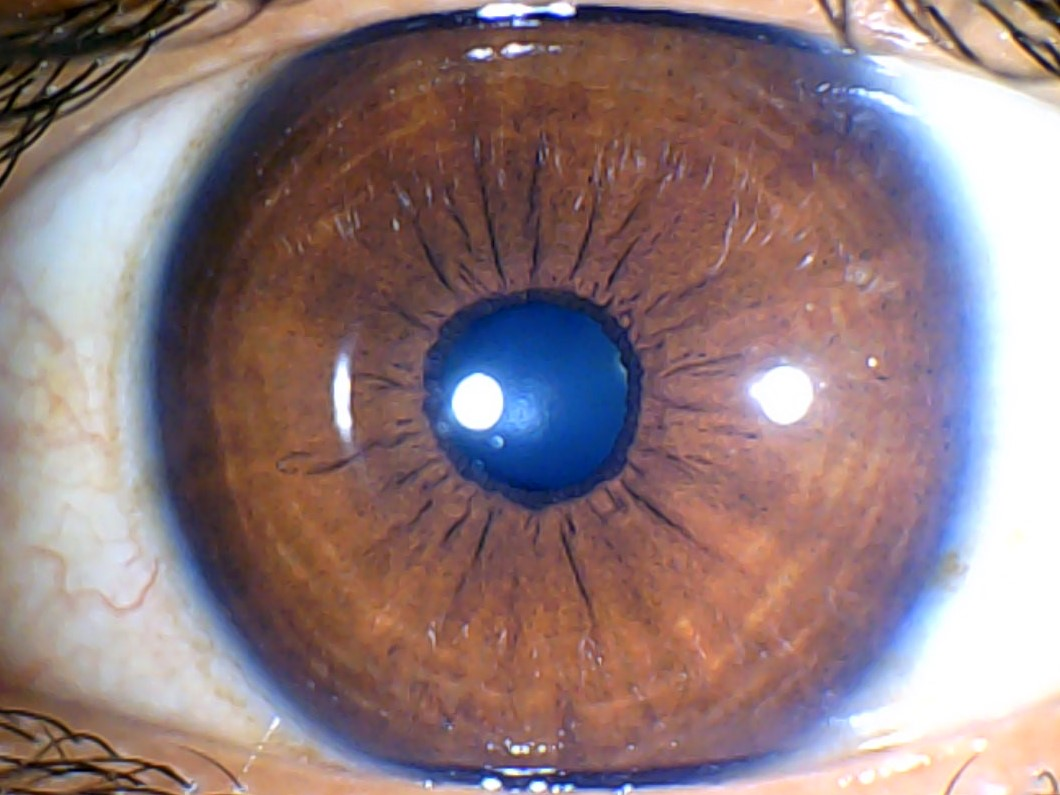
//> input picture data/1.jpg, 1060 x 795 px
$ ./Source   (built with g++ and OpenCV 4)
//> lines starting //> are read from the running program, lines starting //| are printed output that depends on the picture
#include <algorithm>
#include <conio.h>
#include <iostream>

//OpenCV headers
#include "opencv2/highgui.hpp"
#include "opencv2/imgcodecs.hpp"
#include "opencv2/imgproc.hpp"
#include "opencv2/photo.hpp"

using namespace cv;
using namespace std;


//main func
int main(int argc, char **argv)
{
	//image Matrix
	Mat src;
	Mat srcEdited;


	//get image
	string img_path = "../data/1.jpg";
	src = imread(img_path);
//> src is the input picture: 795 rows x 1060 cols, CV_8UC3; mean B, G, R 125.7, 123.2, 144.6
	if (src.empty())
	{
		cout << "Image (" << img_path << ") Not Found!" << endl;
		_getch();
		return -1;
	}

	//invert the image
	srcEdited = ~src;
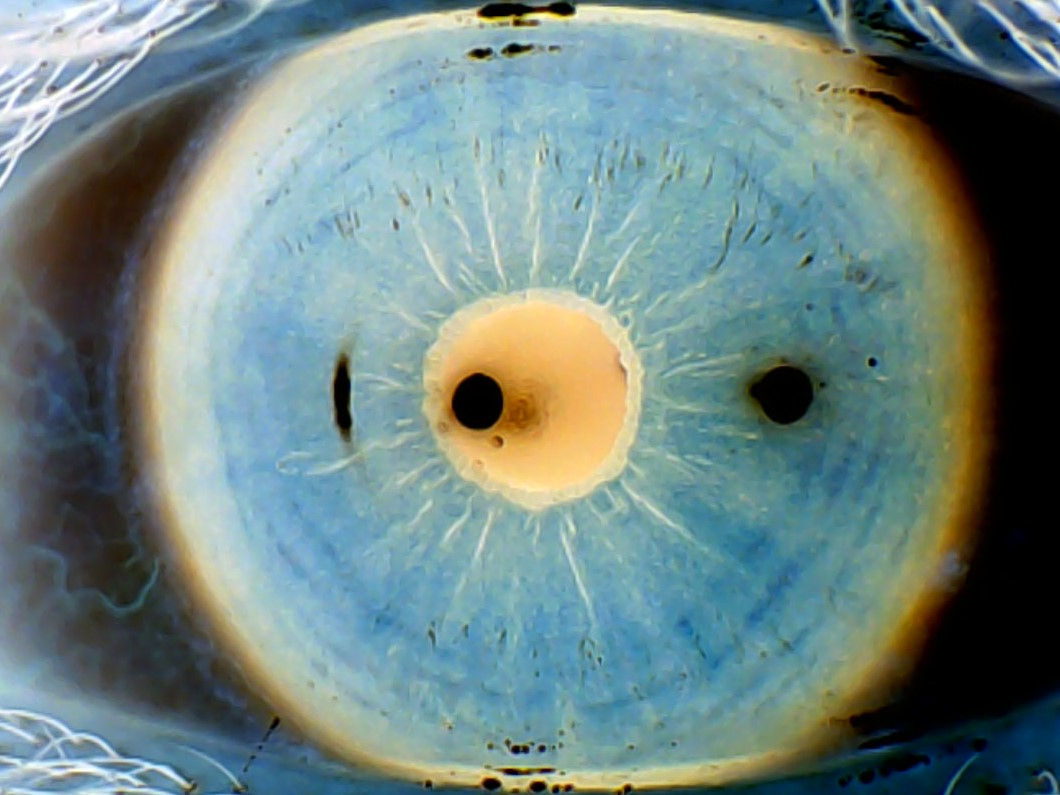
//> srcEdited: 795 rows x 1060 cols, CV_8UC3; mean B, G, R 129.3, 131.8, 110.4

	//image to grayscale
	cvtColor(src, srcEdited, CV_RGB2GRAY);
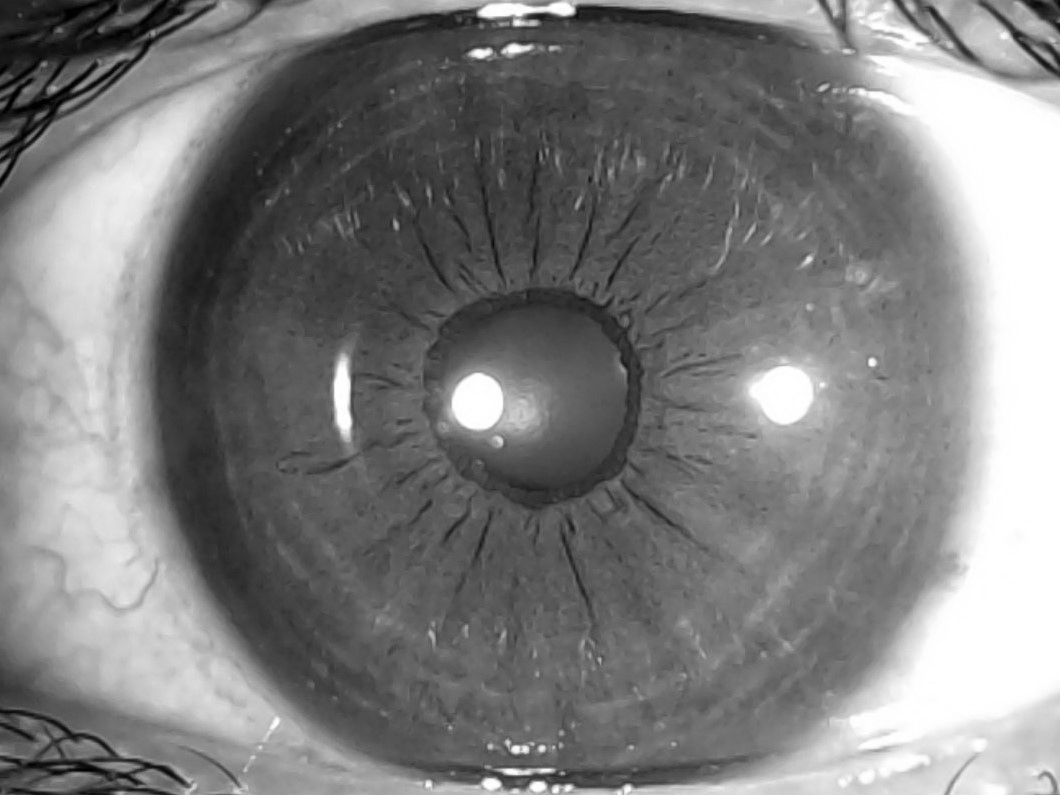
//> srcEdited: 795 rows x 1060 cols, CV_8UC1; min 0, max 255, mean 126.4

	namedWindow("Image Original", WINDOW_AUTOSIZE);
	imshow("Image Original", src);
	namedWindow("Image Edited", WINDOW_AUTOSIZE);
	imshow("Image Edited", srcEdited);

	waitKey(0);
	return 0;
}

$ run again, with data/10.jpg copied over data/1.jpg
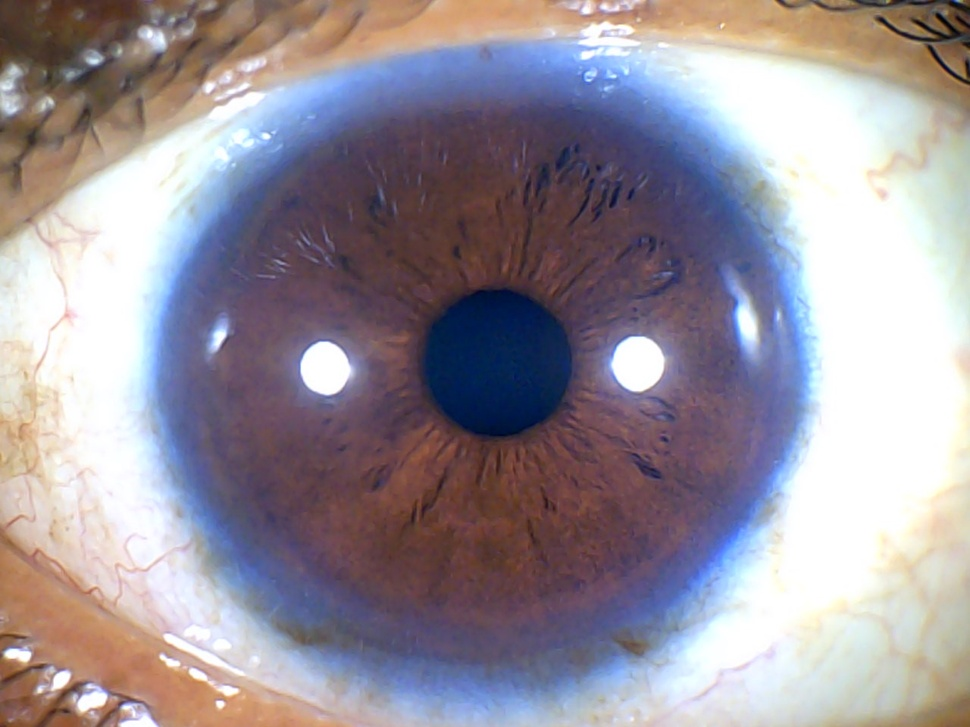
//> input picture data/10.jpg, 970 x 727 px, shrunk from 1280 x 960 before the run
//> src is the input picture: 727 rows x 970 cols, CV_8UC3; mean B, G, R 154.8, 145.3, 153.2
//> `srcEdited = ~src;`:
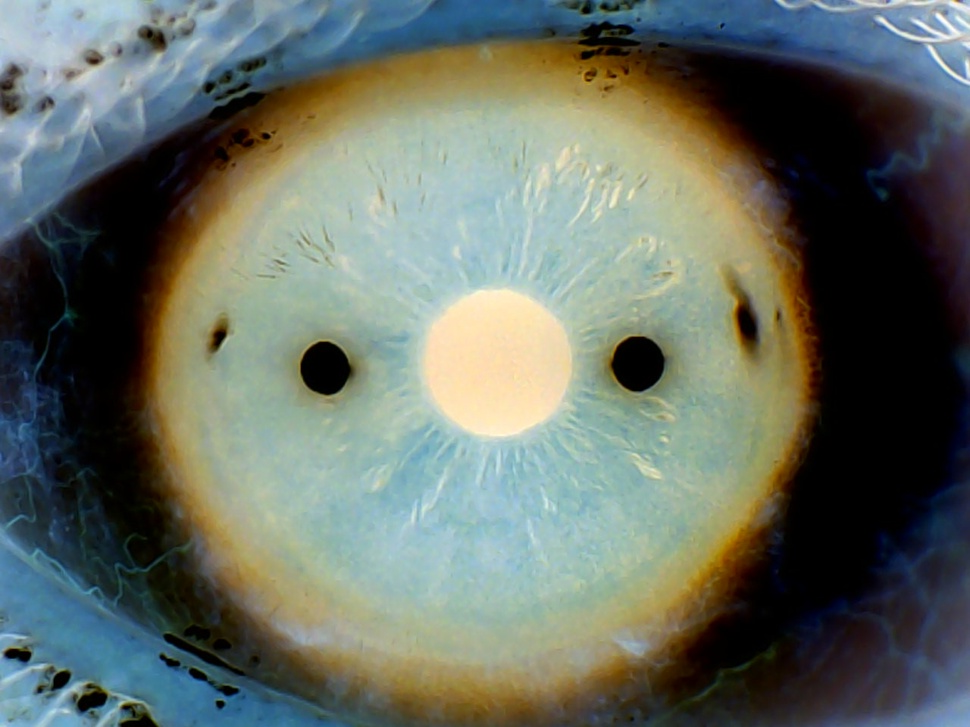
//> srcEdited: 727 rows x 970 cols, CV_8UC3; mean B, G, R 100.2, 109.7, 101.8
//> `cvtColor(src, srcEdited, CV_RGB2GRAY);`:
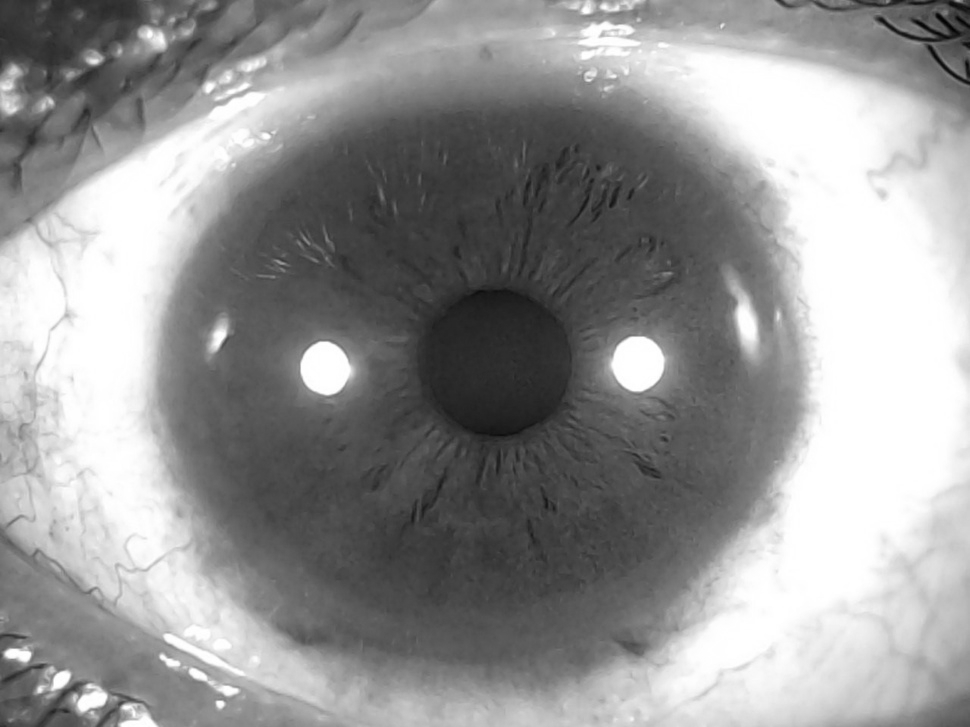
//> srcEdited: 727 rows x 970 cols, CV_8UC1; min 0, max 255, mean 149.1

$ run again, with data/3.jpg copied over data/1.jpg
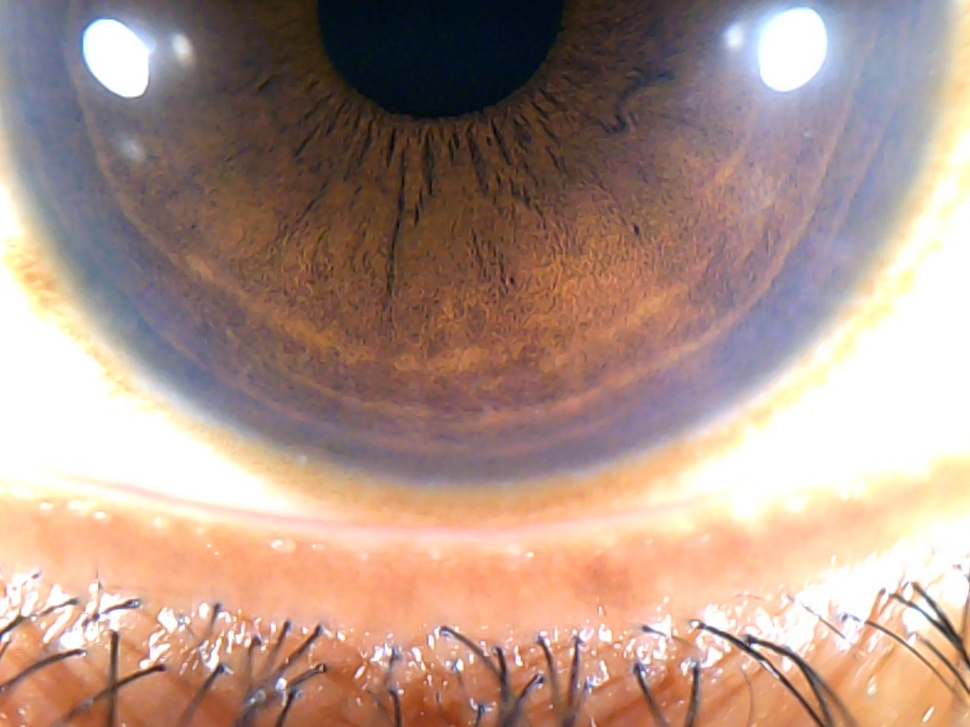
//> input picture data/3.jpg, 970 x 727 px, shrunk from 1280 x 960 before the run
//> src is the input picture: 727 rows x 970 cols, CV_8UC3; mean B, G, R 135.7, 147.7, 175.2
//> `srcEdited = ~src;`:
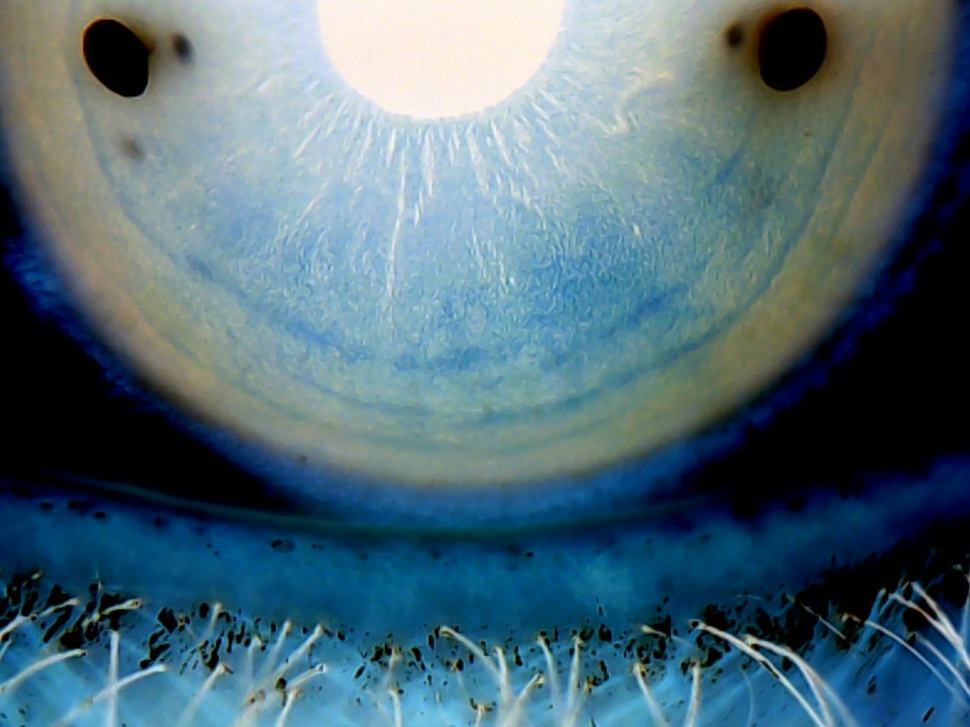
//> srcEdited: 727 rows x 970 cols, CV_8UC3; mean B, G, R 119.3, 107.3, 79.8
//> `cvtColor(src, srcEdited, CV_RGB2GRAY);`:
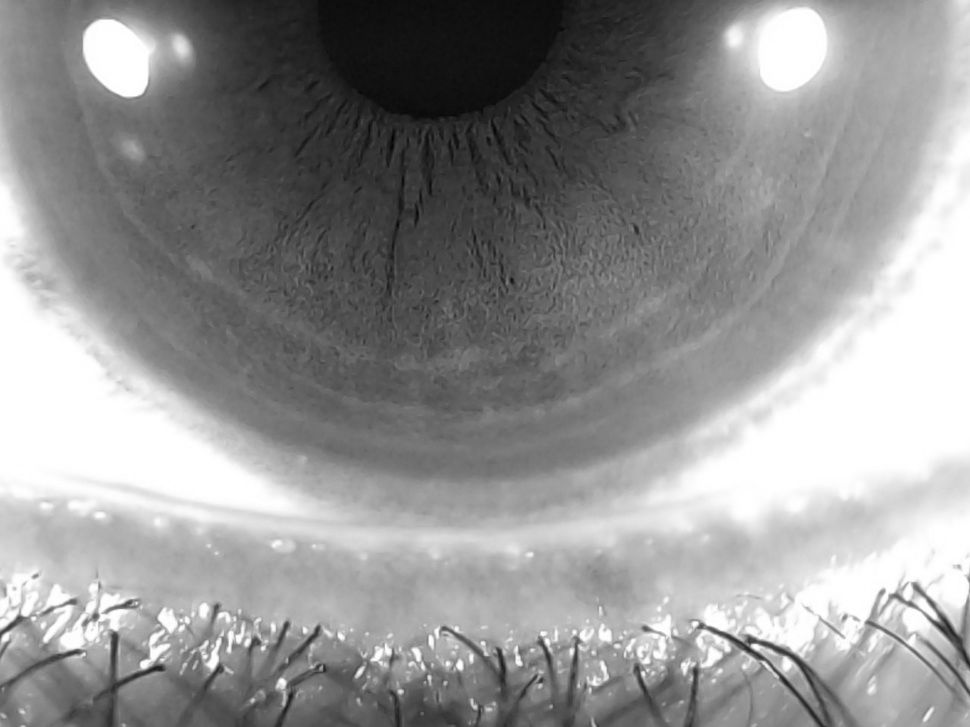
//> srcEdited: 727 rows x 970 cols, CV_8UC1; min 2, max 255, mean 147.3
